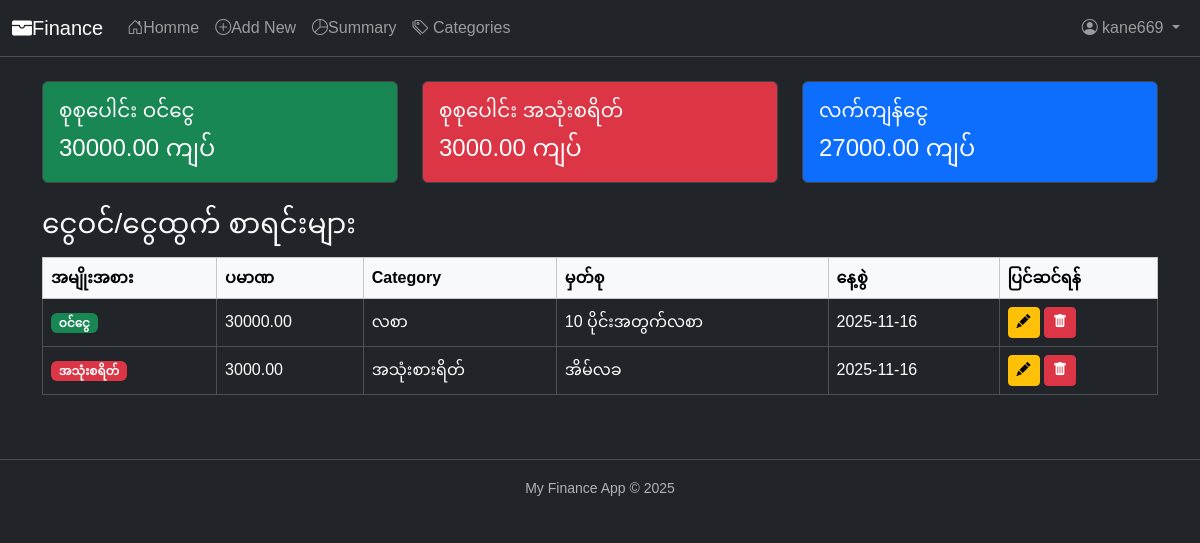
Page / (signed in) on the earlier database version.
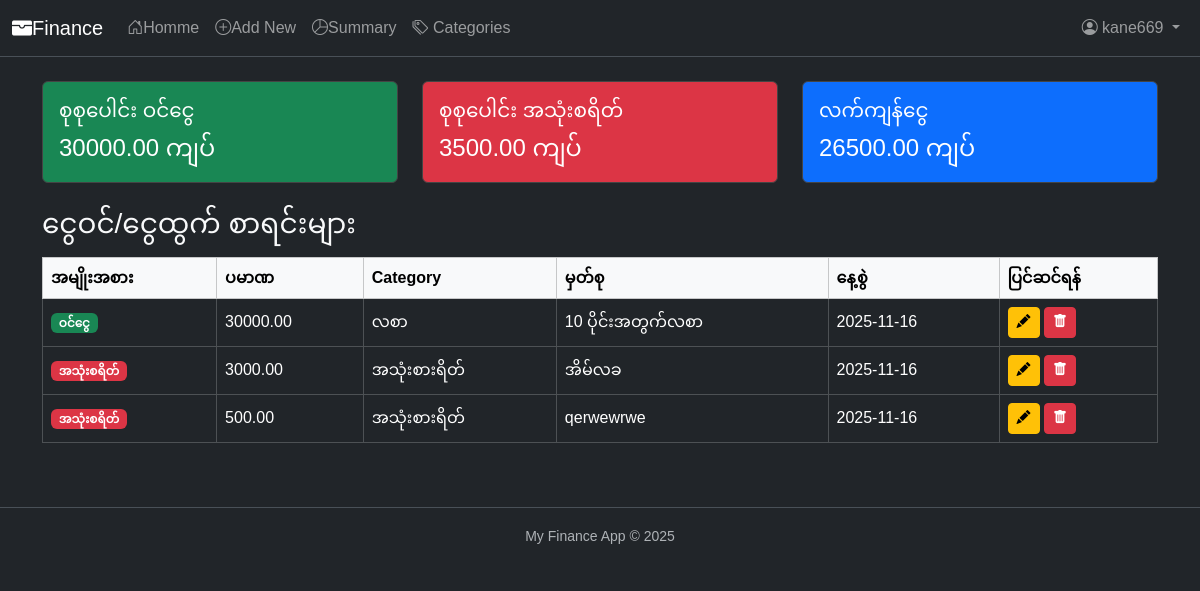
Same page on the later database version.
### tables this page shows
CREATE TABLE transactions (
        id INTEGER PRIMARY KEY AUTOINCREMENT,
        user_id INTEGER NOT NULL,
        type TEXT NOT NULL,
        amount REAL NOT NULL,
        category TEXT NOT NULL,
        note TEXT,
        date TEXT NOT NULL,
        FOREIGN KEY (user_id) REFERENCES users (id)
    );

### app.py (the view)
@app.route("/")
def index():
    if not is_logged_in():
        return redirect(url_for("login"))
    db = get_db()
    records = db.execute(
        "SELECT * FROM transactions WHERE user_id = ? ORDER BY date DESC",
        (session["user_id"],)
    ).fetchall()
    income_row = db.execute("SELECT SUM(amount) FROM transactions WHERE user_id = ? AND type = 'income'", (session["user_id"],)).fetchone()
    expense_row = db.execute("SELECT SUM(amount) FROM transactions WHERE user_id = ? AND type = 'expense'", (session["user_id"],)).fetchone()
    total_income = income_row[0] or 0
    total_expense = expense_row[0] or 0
    balance = total_income - total_expense
    return render_template("index.html",
                           records=records,
                           balance=balance,
                           total_income=total_income,
                           total_expense=total_expense)

### app.py (called while the page is built)
def is_logged_in():
    return "user_id" in session

### database.py (called while the page is built)
def get_db():
    conn = sqlite3.connect("finance.db")
    conn.row_factory = sqlite3.Row
    return conn

### templates/index.html
{% extends "layout.html" %}
{% block content %}
<div class="row mb-4">
    <div class="col-md-4">
        <div class="card text-bg-success">
            <div class="card-body">
                <h5 class="card-title">စုစုပေါင်း ဝင်ငွေ</h5>
                <p class="card-text fs-4">{{ "%.2f"|format(total_income) }} ကျပ်</p>
            </div>
        </div>
    </div>
    <div class="col-md-4">
        <div class="card text-bg-danger">
            <div class="card-body">
                <h5 class="card-title">စုစုပေါင်း အသုံးစရိတ်</h5>
                <p class="card-text fs-4">{{ "%.2f"|format(total_expense) }} ကျပ်</p>
            </div>
        </div>
    </div>
    <div class="col-md-4">
        <div class="card text-bg-primary">
            <div class="card-body">
                <h5 class="card-title">လက်ကျန်ငွေ</h5>
                <p class="card-text fs-4">{{ "%.2f"|format(balance) }} ကျပ်</p>
            </div>
        </div>
    </div>
</div>
<h3 class="mb-3">ငွေဝင်/ငွေထွက် စာရင်းများ</h3>
<div class="table-responsive">
    <table class="table table-dark table-bordered table-hover align-middle">
        <thead class="table-light">
            <tr>
                <th>အမျိုးအစား</th>
                <th>ပမာဏ</th>
                <th>Category</th>
                <th>မှတ်စု</th>
                <th>နေ့စွဲ</th>
                <th>ပြင်ဆင်ရန်</th>
            </tr>
        </thead>
        <tbody>
            {% for row in records %}
            <tr>
                <td>
                    {% if row.type == 'income' %}
                        <span class="badge text-bg-success">ဝင်ငွေ</span>
                    {% else %}
                        <span class="badge text-bg-danger">အသုံးစရိတ်</span>
                    {% endif %}
                </td>
                <td>{{ "%.2f"|format(row.amount) }}</td>
                <td>{{ row.category }}</td>
                <td>{{ row.note }}</td>
                <td>{{ row.date }}</td>
                <td>
                    <a href="{{ url_for('edit', id=row.id) }}" class="btn btn-warning btn-sm">
                        <i class="bi bi-pencil-fill"></i>
                    </a>
                    <a href="{{ url_for('delete', id=row.id) }}" class="btn btn-danger btn-sm" onclick="return confirm('ဒီစာရင်းကို ဖျက်မှာ သေချာလား?')">
                        <i class="bi bi-trash-fill"></i>
                    </a>
                </td>
            </tr>
            {% else %}
            <tr>
                <td colspan="6" class="text-center">စာရင်းများ မရှိသေးပါ။</td>
            </tr>
            {% endfor %}
        </tbody>
    </table>
</div>
{% endblock %}

Differences in the rows shown:
added transactions: type "အသုံးစရိတ်", amount "500.00", category "အသုံးစားရိတ်", note "qerwewrwe", date "2025-11-16"
Other differences:
{{ "%.2f"|format(total_expense) }}: "3000.00" → "3500.00"
{{ "%.2f"|format(balance) }}: "27000.00" → "26500.00"
